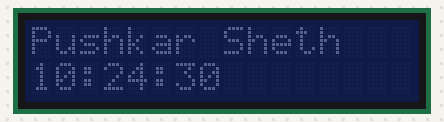
The sketch below on a simulated Arduino Uno, built with avr-gcc and run on an emulated ATmega328P. Parts: 16×2 character LCD. The local clock reads 2024-03-15 10:24:30 at power-on unless the sketch sets it.

Above: at 0.1 s.
At 4.3 s:
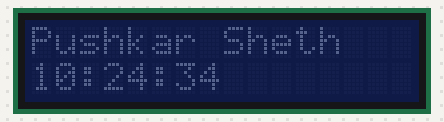
At 9.4 s:
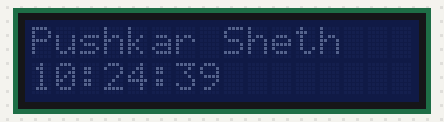
At 18.6 s:
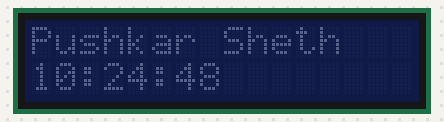
At 27.9 s:
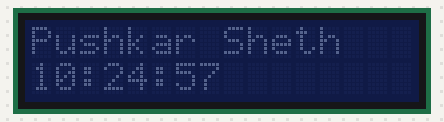
At 38.1 s:
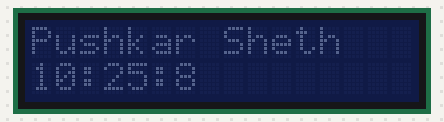

The sketch:

lcd1.ino
```cpp
// Include LCD Library Code
#include <Wire.h>
#include <LiquidCrystal_I2C.h>


// Include the DS3231 RTC Library
#include  <DS3231.h>


LiquidCrystal_I2C lcd(0x27,16,2);
//initialize the DS3231 rtc
DS3231  rtc(SDA, SCL);
Time  t;

void setup() {
  // put your setup code here, to run once:
  Serial.begin (9600);
  Wire.begin();
  rtc.begin();
  lcd.init();


  lcd.clear();

}

void loop() {
  // put your main code here, to run repeatedly:
  lcd.clear();
      lcd.setCursor(0,0);
      lcd.print("Pushkar Sheth");
      lcd.setCursor(0,1);
      t = rtc.getTime();
lcd.print(t.hour);
lcd.print(":");
lcd.print(t.min);
lcd.print(":");
lcd.print(t.sec);
delay(1000);
}
```

Measured:
- what the display in image 1 shows lasts 1.0 s, from 4.2 s to 5.2 s
